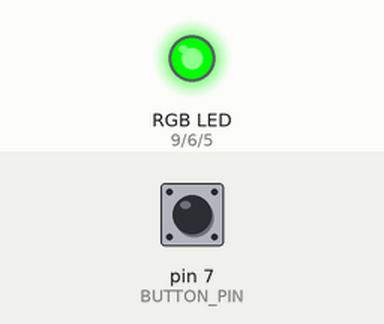
Simulated run of this sketch. Board: Arduino Uno, built with avr-gcc and run on an emulated ATmega328P. Shown: an RGB LED mixed from three pins (HIGH = lit). The inputs (shaded band) are chosen by the test bench; at power-on: pin 7 (BUTTON_PIN) LOW.

Above: at 1.2 s.
1.3 s: pin 7 (BUTTON_PIN) pulled HIGH for 0.15 s
At 2.7 s:
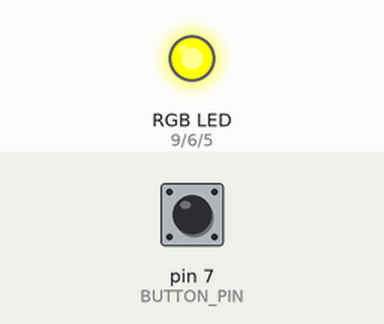
At 4.1 s:
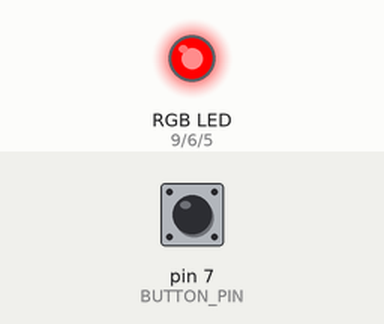
4.4 s: pin 7 (BUTTON_PIN) pulled HIGH for 3.2 s
At 14.2 s:
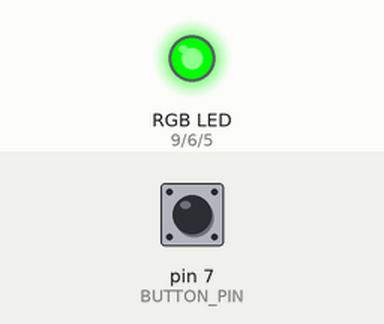
Timing chart, 0 to 15.7 s (numbered marks = the images above; inputs shaded):
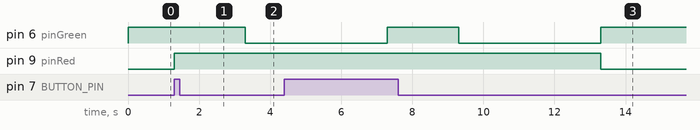

The sketch:

Fita_LED_RGB_Semaforo.ino
```cpp
/*Código todo elaborado segundo a formação em aula transmitida pelo formador Miguel
e este tutorial: https://roboticsbackend.com/arduino-turn-led-on-and-off-with-button/
para entender como seria o código para o botão*/

//esta é, provavelmente a forma mais simples

//definir os periféricos
const int pinRed = 9;
const int pinGreen = 6;
const int pinBlue = 5;
const int BUTTON_PIN = 7;


void setup() {
  //definir o tipo de periféricos
  pinMode(pinRed, OUTPUT);
  pinMode(pinGreen, OUTPUT);
  pinMode(pinBlue, OUTPUT);
  pinMode(BUTTON_PIN, INPUT);
  Serial.begin(9600);//velocidade de resposta padrão para o Arduino Uno
}

void loop() {
      //liga a luz verde ao entrar no loop
      digitalWrite(pinRed, LOW);
      digitalWrite(pinBlue, LOW);
      digitalWrite(pinGreen, HIGH);

      //só quando é pressionado o botão, é que muda para amarelo e consequentemente para vermelho
      if (digitalRead(BUTTON_PIN) == HIGH)
      {
        digitalWrite(pinRed, HIGH);
        digitalWrite(pinBlue, LOW);
        digitalWrite(pinGreen, HIGH);
        delay(2000);
        digitalWrite(pinRed, HIGH);
        digitalWrite(pinBlue, LOW);
        digitalWrite(pinGreen, LOW);
        delay(4000);
        //no fim, regressa ao início do loop, para cor verde
      }

}
```

Measured:
- after the input at 1.3 s, pin 6 (pinGreen): HIGH → LOW after 2.0 s; pin 9 (pinRed): LOW → HIGH at once
- after the input at 4.4 s, pin 9 (pinRed): HIGH → LOW after 8.9 s instead of 2.9 s
